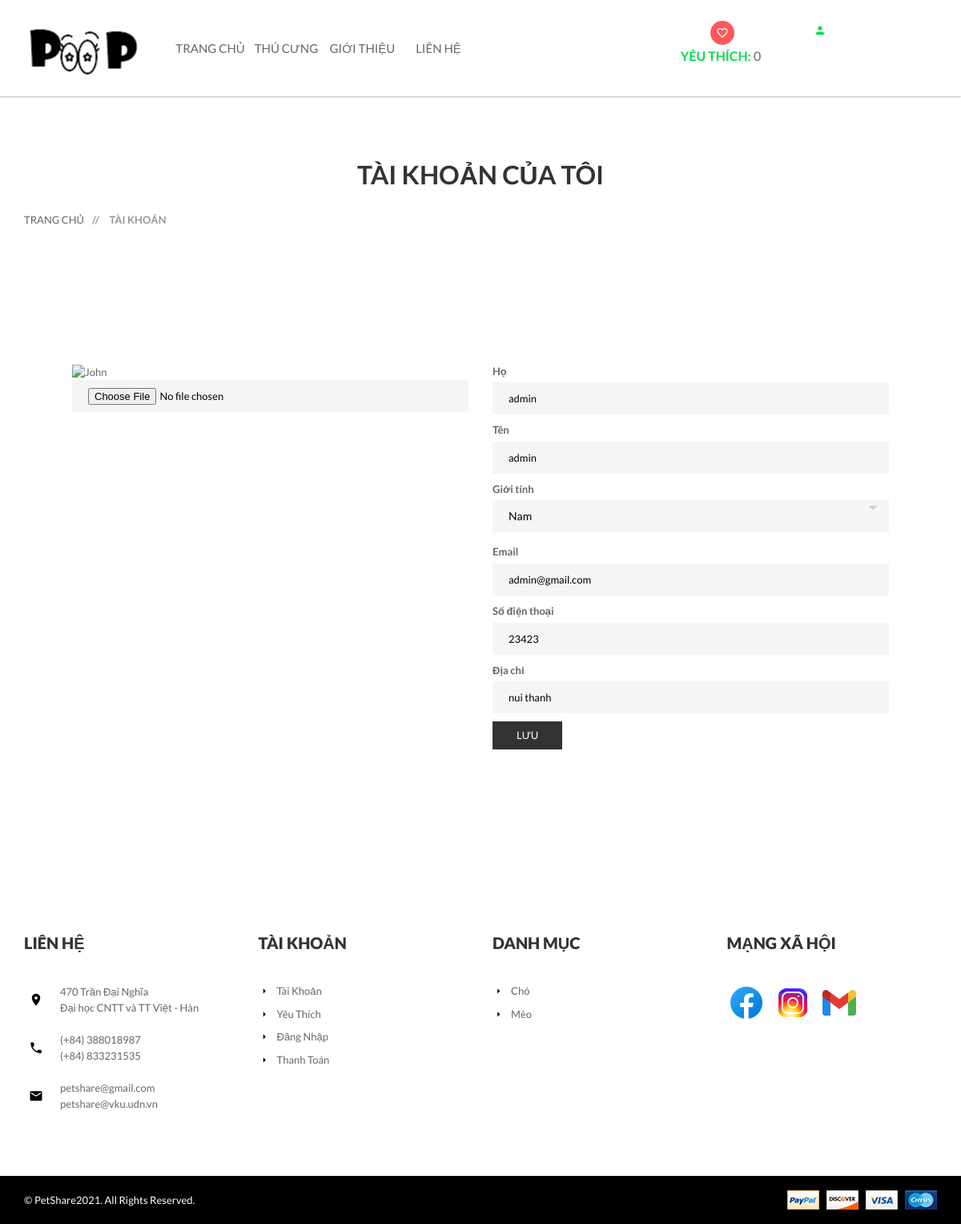
/?act=taikhoan&xuli=account (signed in), run on the app's committed database.
### tables this page shows
CREATE TABLE `nguoidung` (
  `MaND` int(11) NOT NULL,
  `Ho` varchar(20) NOT NULL,
  `Ten` varchar(20) NOT NULL,
  `GioiTinh` varchar(10) NOT NULL,
  `SDT` varchar(20) DEFAULT NULL,
  `Email` varchar(50) NOT NULL,
  `DiaChi` varchar(200) NOT NULL,
  `TaiKhoan` varchar(100) NOT NULL,
  `MatKhau` varchar(100) NOT NULL,
  `MaQuyen` int(11) NOT NULL,
  `TrangThai` int(11) NOT NULL,
  `Anh` varchar(200) DEFAULT NULL
);

CREATE TABLE `danhmuc` (
  `MaDM` int(11) NOT NULL,
  `TenDM` varchar(255) DEFAULT NULL
);

### Controllers/LoginController.php (called while the page is built, shortened)
<?php
require_once("Models/login.php");
class LoginController
{
    var $login_model;
    public function __construct()
    {
        $this->login_model = new Login();
    }
    function account()
    {
        $data_danhmuc = $this->login_model->danhmuc();
        $data = $this->login_model->account();
        require_once('Views/index.php');
    }
}

### Models/connection.php (called while the page is built, shortened)
<?php
    class connection{
        function __construct()
        {
            $severname ="localhost";
            $username ="root";
            $password ="";
            $db_name ="pet";
            $this->conn = new mysqli($severname,$username,$password,$db_name);
        }
    }
?>

### Models/login.php (called while the page is built, shortened)
<?php
require_once("model.php");
class Login extends Model
{
    var $conn;
    function __construct()
    {
        $conn_obj = new Connection();
        $this->conn = $conn_obj->conn;
    }
    function account()
    {
        $id = $_SESSION['login']['MaND'];
        return $this->conn->query("SELECT * from NguoiDung where MaND = $id")->fetch_assoc();
    }
}

### Models/model.php (called while the page is built, shortened)
<?php
require_once("connection.php");
class model
{
    function danhmuc()
    {
        $query =  "SELECT * from DanhMuc ";
        require("result.php");
        return $data;
    }
    function chitietdanhmuc($id)
    {
        $query =  "SELECT d.TenDM as Ten, l.* FROM danhmuc as d, loaisanpham as l WHERE d.MaDM = l.MaDM and d.MaDM = $id";
        require("result.php");
        return $data;
    }
}

### Models/result.php (called while the page is built)
<?php
$result = $this->conn->query($query);
$data = array();
while ($row = $result->fetch_assoc()) {
    $data[] = $row;
}
?>

### Views/login/my-account.php (the view, shortened to what this page needs)
<div class="pages-title section-padding">
	<div class="container">
		<div class="row">
			<div class="col-xs-12">
				<div class="pages-title-text text-center">
					<h2>Tài khoản của tôi</h2>
					<ul class="text-left">
						<li><a href="index.php?act=home">Trang chủ</a></li>
						<li><span> // </span>Tài khoản</li>
					</ul>
				</div>
			</div>
		</div>
	</div>
</div>
<section class="pages my-account-page section-padding">
	<div class="container">
		<div class="row">
			<div class="col-xs-12 col-sm-12">
				<div class="padding60">
					<div class="prament-area main-input" id="doitk">
						<ul class="panel-group" id="accordion">
							<li class="panel">
											<div class="custom-input">
												<form action="?act=taikhoan&xuli=update" method="post">
													<div class="row">
													<div class="col-md-6">
													<form action="#">
  													<img id="jonh" src="https://d25ynr0tqe9wpe.cloudfront.net/assets/missing/avatar-borrower-square-a7cad320ae4bbd984152ebf3a500bda2250ac75b86e4df092f777f06298144a9.svg" alt="John" style="width:300px; height: 300px;">
  													<input type='file' name="Anh" required value="<?= $data['Anh']?>" onchange="readURL(this);"/>
  													</form>
														</div>
														<div class="col-md-6">
															<label>Họ</label><input type="text" name="Ho" placeholder="Họ.." required value="<?= $data['Ho'] ?>" />
															<label>Tên</label><input type="text" name="Ten" placeholder="Tên.." required value="<?= $data['Ten'] ?>" />
															<div class="custom-select">
															<label>Giới tính</label><select class="form-control" name="GioiTinh" title="Giới tính">
															<option <?= ($data['GioiTinh'] == 'Nam') ? 'selected' : '' ?> value="Nam"> Nam</option>
														</select>
													</div>
													<label>Email</label><input type="email" name="Email" placeholder="Địa chỉ Email.." required value="<?= $data['Email'] ?>" />
													<label>Số điện thoại</label><input type="text" name="SĐT" placeholder="Số điện thoại.." required pattern="[0-9]+" minlength="10" value="<?= $data['SDT'] ?>" />
													<label>Địa chỉ</label><input type="text" name="DiaChi" placeholder="Địa chỉ.." required value="<?= $data['DiaChi'] ?>" />
													<div class="submit-text">
														<button type="submit_tt">Lưu</button>
													</div>
														</div>
													</div>
												</form>
											</div>
										</div>
									</div>
					</div>
				</div>
			</div>
</section>

### Views/header_footer/footer.php
<footer class="footer-two">
    <div class="footer-top section-padding">
        <div class="footer-dsc">
            <div class="container">
                <div class="row">
                    <div class="col-xs-12 col-sm-6 col-md-3">
                        <div class="single-text">
                            <div class="footer-title">
                                <h4>Liên hệ</h4>
                            </div>
                            <div class="footer-text">
                                <ul>
                                    <li>
                                        <i class="mdi mdi-map-marker"></i>
                                        <p>470 Trần Đại Nghĩa</p>
                                        <p>Đại học CNTT và TT Việt - Hàn</p>
                                    </li>
                                    <li>
                                        <i class="mdi mdi-phone"></i>
                                        <p>(+84) 388018987</p>
                                        <p>(+84) 833231535</p>
                                    </li>
                                    <li>
                                        <i class="mdi mdi-email"></i>
                                        <p>petshare@gmail.com</p>
                                        <p>petshare@vku.udn.vn</p>
                                    </li>
                                </ul>
                            </div>
                        </div>
                    </div>
                    <div class="col-xs-6 col-sm-3 col-md-3 wide-mobile">
                        <div class="single-text">
                            <div class="footer-title">
                                <h4>Tài khoản</h4>
                            </div>
                            <div class="footer-menu">
                                <ul>
                                    <li><a href="?act=taikhoan&xuli=account"><i class="mdi mdi-menu-right"></i>Tài khoản</a></li>
                                    <li><a href="?act=cart"><i class="mdi mdi-menu-right"></i>Yêu thích</a></li>
                                    <li><a href="?act=taikhoan"><i class="mdi mdi-menu-right"></i>Đăng Nhập</a></li>
                                    <li><a href="?act=checkout"><i class="mdi mdi-menu-right"></i>Thanh Toán</a></li>
                                </ul>
                            </div>
                        </div>
                    </div>
                    <div class="col-xs-6 col-sm-3 col-md-3 wide-mobile">
                        <div class="single-text">
                            <div class="footer-title">
                                <h4>Danh mục</h4>
                            </div>
                            <div class="footer-menu">
                                <ul>
                                    <?php foreach ($data_danhmuc as $row) { ?>
                                    <li><a href="?act=shop&sp=<?=$row['MaDM']?>"><i class="mdi mdi-menu-right"></i><?=$row['TenDM']?></a></li>
                                    <?php  } ?>
                                </ul>
                            </div>
                        </div>
                    </div>
                    <div class="col-xs-12 col-sm-12 col-md-3 r-margin-top wide-mobile">
                        <div class="single-text">
                            <div class="footer-title">
                                <h4>Mạng xã hội</h4>
                            </div>
                            <div class="clearfix instagram">
                                <ul>
                                    <li><a href="https://www.facebook.com/"><img src="public/img/footer/in1.png" alt="Facebook" /></a></li>
                                    <li><a href="https://www.instagram.com/"><img src="public/img/footer/in2.png" alt="Instagram" /></a></li>
                                    <li><a href="https://mail.google.com/"><img src="public/img/footer/in3.png" alt="EMail" /></a></li>
                                </ul>
                            </div>
                        </div>
                    </div>
                </div>
            </div>
        </div>
    </div>
    <div class="footer-bottom">
        <div class="container">
            <div class="row">
                <div class="col-xs-12 col-sm-6">
                    <p>&copy; PetShare2021. All Rights Reserved.</p>
                </div>
                <div class="col-xs-12 col-sm-6 text-right">
                    <a href="https://www.paypal.com/vn/home" target="_blank"><img src="public/img/footer/payment.png" alt="" /></a>
                </div>
            </div>
        </div>
    </div>
</footer>

### data on the page
nguoidung: Ho "admin", Ten "admin", GioiTinh "Nam", Email "admin@gmail.com", SĐT "23423", DiaChi "nui thanh"
danhmuc: TenDM "Chó"
danhmuc: TenDM "Mèo"

### other printed values
$soluong "0"
